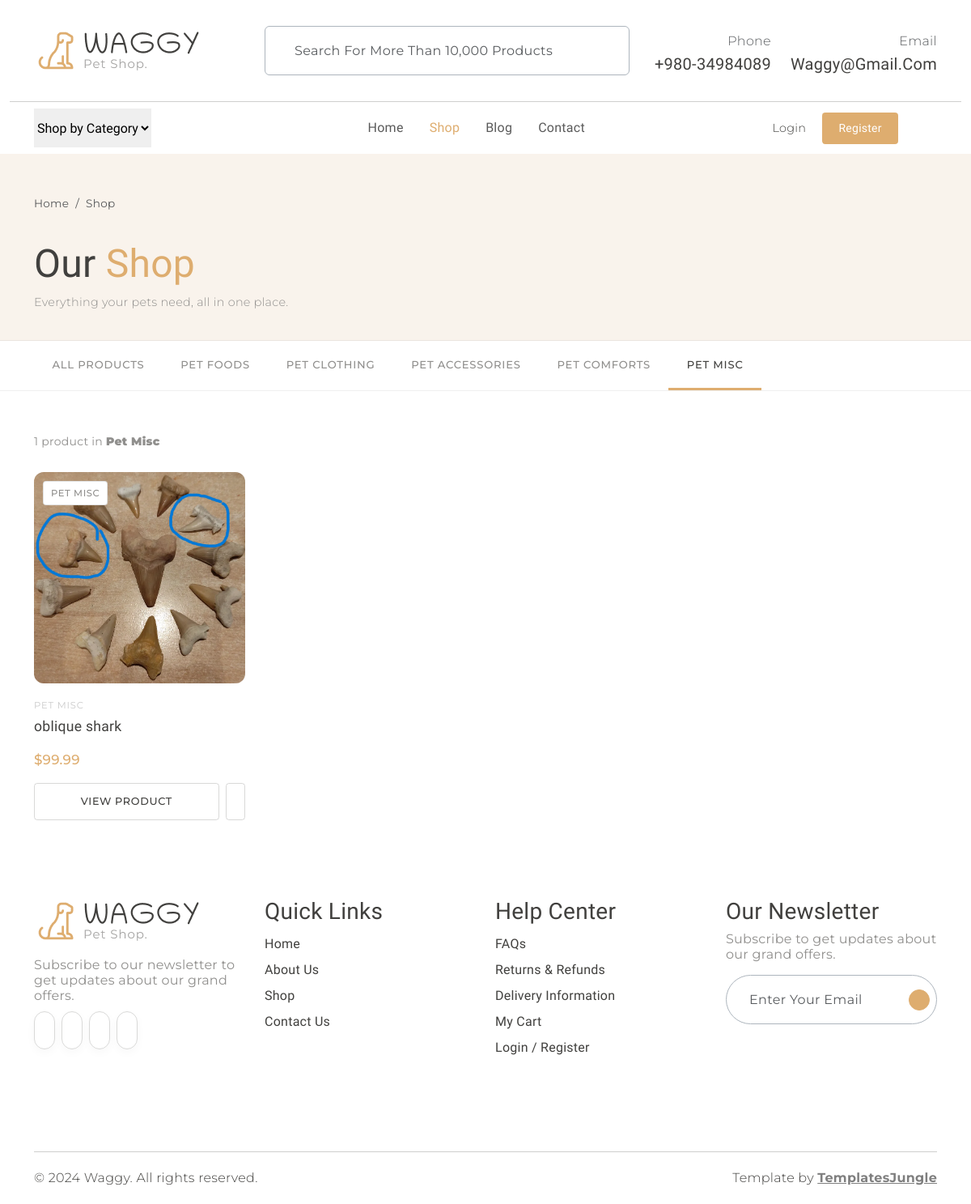
Screenshot of /shop/?category=misc with the database file from the repository.
### models.py (models this page shows, shortened)
class Product(db.Model):
    __tablename__ = "products"
    id                   = db.Column(db.Integer,     primary_key=True)
    name                 = db.Column(db.String(120), nullable=False)
    slug                 = db.Column(db.String(160), unique=True, nullable=True, index=True)
    category             = db.Column(db.String(30),  nullable=False, default="misc")
    description          = db.Column(db.Text,        nullable=False, default="")
    extended_description = db.Column(db.Text,        nullable=False, default="")
    image_filename       = db.Column(db.String(256), nullable=True)
    price                = db.Column(db.Float,       nullable=False, default=0.0)
    is_active            = db.Column(db.Boolean,     nullable=False, default=True)
    stock                = db.Column(db.Integer,     nullable=False, default=0)
    created_at           = db.Column(db.DateTime,    nullable=False, default=datetime.utcnow)
    updated_at           = db.Column(db.DateTime,    nullable=False, default=datetime.utcnow,
                                     onupdate=datetime.utcnow)
    cart_items = db.relationship(
        "CartItem",
        backref=db.backref("product", lazy="joined"),
        cascade="all, delete-orphan",
        passive_deletes=True,
    )
    @property
    def category_label(self) -> str:
        return PRODUCT_CATEGORIES.get(self.category, self.category.capitalize())
    @property
    def image_url(self) -> str:
        if self.image_filename:
            return f"images/products/{self.image_filename}"
        return "images/item1.jpg"

### shop.py (the view)
@shop_bp.route("/")
def index():
    category = request.args.get("category", "all")
    q = Product.query.filter_by(is_active=True)
    if category and category != "all":
        q = q.filter_by(category=category)
    products = q.order_by(Product.created_at.desc()).all()
    return render_template(
        "shop/index.html",
        products=products,
        categories=PRODUCT_CATEGORIES,
        active_category=category,
    )

### cart.py (called while the page is built, shortened)
def _session_cart() -> dict:
    return session.get("cart", {})

def _clean_session_cart() -> dict:
    cart = _session_cart()
    if not cart:
        return cart

def get_cart_count() -> int:
    cart = _clean_session_cart()
    return sum(cart.values())

### templates/shop/index.html (shortened to what this page needs)
{% extends "base.html" %}
{% block content %}
<div class="shop-hero">
  <div class="container">
    <nav aria-label="breadcrumb" class="mb-2">
      <ol class="breadcrumb mb-0">
        <li class="breadcrumb-item"><a href="{{ url_for('main.index') }}" class="text-muted text-decoration-none">Home</a></li>
        <li class="breadcrumb-item active text-muted">Shop</li>
      </ol>
    </nav>
    <h1 class="fw-normal">Our <span class="text-primary">Shop</span></h1>
    <p class="secondary-font mb-0" style="color:#908F8D; font-size:0.9rem;">
      Everything your pets need, all in one place.
    </p>
  </div>
</div>
<div class="category-bar">
  <div class="container">
    <div class="inner">
      <a href="{{ url_for('shop.index') }}"
         class="cat-btn {% if active_category == 'all' %}active{% endif %}">
        All Products
      </a>
      {% for key, label in categories.items() %}
        <a href="{{ url_for('shop.index', category=key) }}"
           class="cat-btn {% if active_category == key %}active{% endif %}">
          {{ label }}
        </a>
      {% endfor %}
    </div>
  </div>
</div>
<div class="container my-5">
  <div class="results-bar">
    <span class="results-count">
      {% if products %}
        {{ products | length }} product{{ 's' if products | length != 1 }}
        {% if active_category != 'all' %}
          in <strong>{{ categories[active_category] }}</strong>
        {% endif %}
      {% else %}
        No products found
      {% endif %}
    </span>
  </div>
  {% if products %}
    <div class="row row-cols-2 row-cols-md-3 row-cols-lg-4 g-4">
      {% for product in products %}
        <div class="col">
          <div class="product-card">
            <div class="product-card__img-wrap">
              <a href="{{ url_for('shop.product_detail', slug=product.slug) }}">
                <img
                  src="{{ url_for('static', filename=product.image_url) }}"
                  alt="{{ product.name }}"
                  onerror="this.src='{{ url_for('static', filename='images/item1.jpg') }}'"
                >
              </a>
              <span class="product-card__badge">{{ product.category_label }}</span>
            </div>
            <div class="product-card__body">
              <div class="product-card__cat">{{ product.category_label }}</div>
              <a href="{{ url_for('shop.product_detail', slug=product.slug) }}"
                 class="product-card__name">
                {{ product.name }}
              </a>
              <div class="product-card__price">${{ "%.2f" | format(product.price) }}</div>
              <div class="product-card__actions">
                <a href="{{ url_for('shop.product_detail', slug=product.slug) }}"
                   class="btn-add-cart">View Product</a>
                <a href="#" class="btn-wishlist-sm" title="Add to wishlist">
                </a>
              </div>
            </div>
          </div>
        </div>
      {% endfor %}
    </div>
  {% endif %}
</div>
{% endblock %}

### static/style.css (style rules this page uses)
:root { --header-height: 160px; --header-height-min: 80px; }
:root { --accent-color: #DEAD6F; --dark-color: #222222; --light-dark-color: #727272; --light-color: #fff; --grey-color: #dbdbdb; --light-grey-color: #fafafa; --primary-color: #6995B1; --light-primary-color: #eef1f3; }
:root { --body-font: 'Chilanka', cursive; --heading-font: 'Chilanka', cursive; --secondary-font: 'Montserrat', sans-serif; }
body { --bs-link-color: #333; --bs-link-hover-color: #333; --bs-link-color-rgb: 40, 40, 40; --bs-link-hover-color-rgb: 0, 0, 0; --bs-light-rgb: 248, 248, 248; --bs-font-sans-serif: 'Chilanka', cursive; --bs-body-font-family: var(--bs-font-sans-serif); --bs-body-font-size: 1rem; --bs-body-font-weight: 400; --bs-body-line-height: 2; --bs-body-color: #41403E; --bs-primary: #DEAD6F; --bs-primary-rgb: 222, 173, 111; --bs-primary-bg-subtle: #FFF9EB; --bs-border-color: #F7F7F7; --bs-secondary-rgb: 230, 243, 251; --bs-success-rgb: 238, 245, 228; --bs-danger-rgb: 249, 235, 231; --bs-warning-rgb: 255, 249, 235; --bs-info-rgb: 230, 243, 250; }
body { letter-spacing: 0.01625rem; }
h1, h2, h3, h4, h5, h6 { font-family: var(--heading-font); color: var(--bs-body-color); font-weight: 400; text-transform: capitalize; }
a { text-decoration: none; }
.secondary-font { font-family: var(--secondary-font); font-weight: 300; }

### templates/shop/index.html (style rules this page uses)
.shop-hero { background: #F9F3EC; padding: 3rem 0 2rem; border-bottom: 1px solid rgba(65,64,62,0.08); }
.shop-hero h1 { font-size: clamp(2rem,4vw,3rem); margin-bottom: 0.25rem; }
.shop-hero .breadcrumb { font-family: var(--secondary-font); font-size: 0.85rem; }
.category-bar { background: #fff; border-bottom: 1px solid rgba(65,64,62,0.08); padding: 0; position: sticky; top: 0; z-index: 99; }
.category-bar .inner { display: flex; align-items: stretch; gap: 0; overflow-x: auto; scrollbar-width: none; }
.cat-btn { display: block; padding: 1rem 1.4rem; font-family: var(--secondary-font); font-size: 0.82rem; font-weight: 500; letter-spacing: 0.06em; text-transform: uppercase; color: #908F8D; text-decoration: none; border-bottom: 3px solid transparent; white-space: nowrap; transition: color 0.2s, border-color 0.2s; }
.cat-btn.active { color: var(--bs-body-color); border-bottom-color: #DEAD6F; }
.results-bar { display: flex; align-items: center; justify-content: space-between; flex-wrap: wrap; gap: 0.5rem; margin: 2rem 0 1.5rem; }
.results-count { font-family: var(--secondary-font); font-size: 0.875rem; color: #908F8D; }
.product-card { background: transparent; border: none; display: flex; flex-direction: column; height: 100%; }
.product-card__img-wrap { position: relative; border-radius: 0.75rem; overflow: hidden; background: #f5f5f5; aspect-ratio: 1 / 1; }
.product-card__img-wrap img { width: 100%; height: 100%; object-fit: cover; transition: transform 0.4s ease; }
.product-card__badge { position: absolute; top: 0.7rem; left: 0.7rem; z-index: 1; background: #fff; border: 1px solid rgba(65,64,62,0.15); border-radius: 0.25rem; padding: 0.15rem 0.55rem; font-family: var(--secondary-font); font-size: 0.72rem; font-weight: 500; letter-spacing: 0.05em; color: #908F8D; text-transform: uppercase; }
.product-card__body { padding: 1rem 0 0; flex: 1; display: flex; flex-direction: column; }
.product-card__cat { font-family: var(--secondary-font); font-size: 0.72rem; letter-spacing: 0.07em; text-transform: uppercase; color: #CACACA; margin-bottom: 0.2rem; }
.product-card__name { font-size: 1.1rem; font-weight: 400; margin: 0 0 0.3rem; color: var(--bs-body-color); text-decoration: none; display: block; line-height: 1.3; }
.product-card__price { font-family: var(--secondary-font); font-size: 1.05rem; font-weight: 500; color: #DEAD6F; margin: auto 0 0.75rem; padding-top: 0.5rem; }
.product-card__actions { display: flex; gap: 0.5rem; flex-wrap: wrap; }
.btn-add-cart { flex: 1; border: 1px solid rgba(65,64,62,0.20); border-radius: 0.25rem; background: transparent; font-family: var(--secondary-font); font-size: 0.8rem; font-weight: 500; text-transform: uppercase; letter-spacing: 0.05em; padding: 0.55rem 0.75rem; cursor: pointer; transition: all 0.2s; color: var(--bs-body-color); text-decoration: none; text-align: center; }
.btn-wishlist-sm { border: 1px solid rgba(65,64,62,0.20); border-radius: 0.25rem; background: transparent; padding: 0.55rem 0.7rem; cursor: pointer; transition: all 0.2s; display: flex; align-items: center; justify-content: center; color: #908F8D; text-decoration: none; }

### rows the page displays
Product: image_filename (picture), category_label "PET MISC", name "oblique shark", price "99.99"

### other values shown
{{ label }} "PET FOODS" "PET CLOTHING" "PET ACCESSORIES" "PET COMFORTS" "PET MISC"
{{ products | length }} "1"
{{ categories[active_category] }} "Pet Misc"
